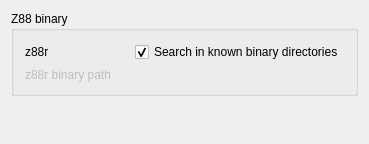
<?xml version="1.0" encoding="UTF-8"?>
<ui version="4.0">
 <class>FemGui::DlgSettingsFemZ88Imp</class>
 <widget class="QWidget" name="FemGui::DlgSettingsFemZ88Imp">
  <property name="geometry">
   <rect>
    <x>0</x>
    <y>0</y>
    <width>369</width>
    <height>144</height>
   </rect>
  </property>
  <property name="windowTitle">
   <string>Z88</string>
  </property>
  <layout class="QVBoxLayout" name="verticalLayout">
   <item>
    <layout class="QVBoxLayout" name="verticalLayout_2">
     <item>
      <widget class="QGroupBox" name="gb_z88_param">
       <property name="sizePolicy">
        <sizepolicy hsizetype="Preferred" vsizetype="Preferred">
         <horstretch>0</horstretch>
         <verstretch>0</verstretch>
        </sizepolicy>
       </property>
       <property name="layoutDirection">
        <enum>Qt::LeftToRight</enum>
       </property>
       <property name="title">
        <string>Z88 binary</string>
       </property>
       <property name="alignment">
        <set>Qt::AlignLeading|Qt::AlignLeft|Qt::AlignTop</set>
       </property>
       <layout class="QHBoxLayout" name="horizontalLayout">
        <property name="sizeConstraint">
         <enum>QLayout::SetNoConstraint</enum>
        </property>
        <item>
         <layout class="QGridLayout" name="gl_z88">
          <item row="0" column="2">
           <widget class="Gui::PrefCheckBox" name="cb_z88_binary_std">
            <property name="text">
             <string>Search in known binary directories</string>
            </property>
            <property name="checked">
             <bool>true</bool>
            </property>
            <property name="prefEntry" stdset="0">
             <cstring>UseStandardZ88Location</cstring>
            </property>
            <property name="prefPath" stdset="0">
             <cstring>Mod/Fem/Z88</cstring>
            </property>
           </widget>
          </item>
          <item row="0" column="0">
           <widget class="QLabel" name="l_z88_binary_std">
            <property name="text">
             <string>z88r</string>
            </property>
           </widget>
          </item>
          <item row="2" column="0">
           <widget class="QLabel" name="l_z88_binary_path">
            <property name="enabled">
             <bool>false</bool>
            </property>
            <property name="minimumSize">
             <size>
              <width>100</width>
              <height>0</height>
             </size>
            </property>
            <property name="text">
             <string>z88r binary path</string>
            </property>
           </widget>
          </item>
          <item row="2" column="2">
           <widget class="Gui::PrefFileChooser" name="fc_z88_binary_path" native="true">
            <property name="enabled">
             <bool>false</bool>
            </property>
            <property name="sizePolicy">
             <sizepolicy hsizetype="Preferred" vsizetype="Preferred">
              <horstretch>0</horstretch>
              <verstretch>0</verstretch>
             </sizepolicy>
            </property>
            <property name="minimumSize">
             <size>
              <width>0</width>
              <height>0</height>
             </size>
            </property>
            <property name="sizeIncrement">
             <size>
              <width>0</width>
              <height>0</height>
             </size>
            </property>
            <property name="baseSize">
             <size>
              <width>0</width>
              <height>0</height>
             </size>
            </property>
            <property name="toolTip">
             <string>Leave blank to use default Z88 z88r binary file</string>
            </property>
            <property name="prefEntry" stdset="0">
             <cstring>z88BinaryPath</cstring>
            </property>
            <property name="prefPath" stdset="0">
             <cstring>Mod/Fem/Z88</cstring>
            </property>
           </widget>
          </item>
         </layout>
        </item>
       </layout>
      </widget>
     </item>
    </layout>
   </item>
   <item>
    <spacer name="verticalSpacer">
     <property name="orientation">
      <enum>Qt::Vertical</enum>
     </property>
     <property name="sizeHint" stdset="0">
      <size>
       <width>20</width>
       <height>40</height>
      </size>
     </property>
    </spacer>
   </item>
  </layout>
 </widget>
 <layoutdefault spacing="6" margin="11"/>
 <customwidgets>
  <customwidget>
   <class>Gui::PrefCheckBox</class>
   <extends>QCheckBox</extends>
   <header>Gui/PrefWidgets.h</header>
  </customwidget>
  <customwidget>
   <class>Gui::FileChooser</class>
   <extends>QWidget</extends>
   <header>Gui/FileDialog.h</header>
  </customwidget>
  <customwidget>
   <class>Gui::PrefFileChooser</class>
   <extends>Gui::FileChooser</extends>
   <header>Gui/PrefWidgets.h</header>
  </customwidget>
 </customwidgets>
 <resources>
  <include location="Resources/Fem.qrc"/>
 </resources>
 <connections>
  <connection>
   <sender>cb_z88_binary_std</sender>
   <signal>toggled(bool)</signal>
   <receiver>l_z88_binary_path</receiver>
   <slot>setEnabled(bool)</slot>
   <hints>
    <hint type="sourcelabel">
     <x>406</x>
     <y>45</y>
    </hint>
    <hint type="destinationlabel">
     <x>148</x>
     <y>68</y>
    </hint>
   </hints>
  </connection>
  <connection>
   <sender>cb_z88_binary_std</sender>
   <signal>toggled(bool)</signal>
   <receiver>fc_z88_binary_path</receiver>
   <slot>setEnabled(bool)</slot>
   <hints>
    <hint type="sourcelabel">
     <x>406</x>
     <y>45</y>
    </hint>
    <hint type="destinationlabel">
     <x>406</x>
     <y>68</y>
    </hint>
   </hints>
  </connection>
  <connection>
   <sender>cb_z88_binary_std</sender>
   <signal>toggled(bool)</signal>
   <receiver>l_z88_binary_path</receiver>
   <slot>setDisabled(bool)</slot>
   <hints>
    <hint type="sourcelabel">
     <x>406</x>
     <y>45</y>
    </hint>
    <hint type="destinationlabel">
     <x>148</x>
     <y>68</y>
    </hint>
   </hints>
  </connection>
  <connection>
   <sender>cb_z88_binary_std</sender>
   <signal>toggled(bool)</signal>
   <receiver>fc_z88_binary_path</receiver>
   <slot>setDisabled(bool)</slot>
   <hints>
    <hint type="sourcelabel">
     <x>406</x>
     <y>45</y>
    </hint>
    <hint type="destinationlabel">
     <x>406</x>
     <y>68</y>
    </hint>
   </hints>
  </connection>
 </connections>
</ui>
